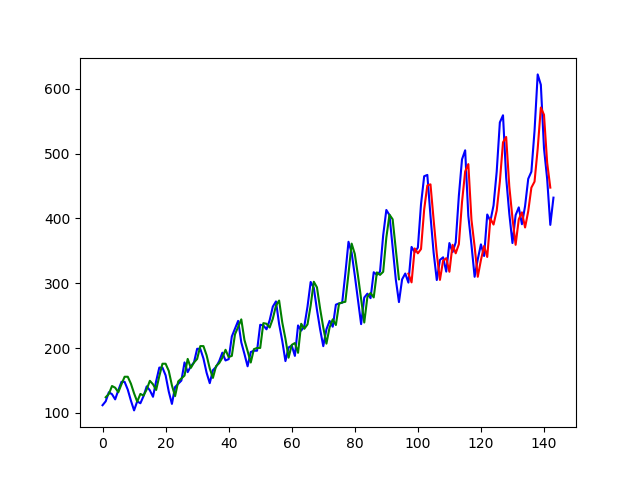

The Python source for this figure:
# -*- coding:utf-8 -*-
"""
@Author：Charles Van
@E-mail:  [email redacted]
@Time：2019/4/9 10:22
@Project:DeepLearning-Keras
@Filename:LSTM_regression.py
"""


import numpy as np
from matplotlib import pyplot as plt
from pandas import read_csv
import math
from keras.models import Sequential
from keras.layers import Dense,LSTM
from sklearn.preprocessing import MinMaxScaler
from sklearn.metrics import mean_squared_error

seed = 7
batch_size = 1
epochs = 100
fileName = 'international-airline-passengers.csv'
footer = 3
look_back = 1

def create_dataSet(dataSet):
	dataX,dataY = [],[]
	for i in range(len(dataSet) - look_back - 1):
		x = dataSet[i:i+look_back,0]
		dataX.append(x)
		y = dataSet[i + look_back,0]
		dataY.append(y)
		print("X: %s,Y: %s" % (x,y))
	return np.array(dataX),np.array(dataY)

def create_model():
	model = Sequential()
	model.add(LSTM(units=4,input_shape=(1,look_back)))
	model.add(Dense(units=1))
	model.compile(loss='mean_squared_error',optimizer='adam')
	return model

if __name__ == "__main__":
	# 设置随机数种子
	np.random.seed(seed)
	# 导入数据
	data = read_csv(fileName,usecols=[1],engine='python',skipfooter=footer)
	dataSet = data.values.astype('float32')
	# 标准化数据
	scaler = MinMaxScaler()
	dataSet = scaler.fit_transform(dataSet)
	train_size = int(len(dataSet) * 0.67)
	validation_size = len(dataSet) - train_size
	train,validation = dataSet[0:train_size,:],dataSet[train_size:len(dataSet),:]

	#创建dataSet，让数据产生相关性
	x_train,y_train = create_dataSet(train)
	x_validation,y_validation = create_dataSet(validation)

	# 将输入转化成[样本，时间步长，特征]
	x_train = np.reshape(x_train,(x_train.shape[0],1,x_train.shape[1]))
	x_validation = np.reshape(x_validation,(x_validation.shape[0],1,x_validation.shape[1]))

	# 训练模型
	model = create_model()
	model.fit(x_train,y_train,epochs=epochs,batch_size=batch_size,verbose=2)

	# 模型预测数据
	predict_train = model.predict(x_train)
	predict_validation = model.predict(x_validation)

	# 反标准化数据，目的是保证MSE的准确性
	predict_train = scaler.inverse_transform(predict_train)
	y_train = scaler.inverse_transform([y_train])
	predict_validation = scaler.inverse_transform(predict_validation)
	y_validation = scaler.inverse_transform([y_validation])

	# 评估模型
	train_score = math.sqrt(mean_squared_error(y_train[0],predict_train[:,0]))
	print("Train Score : %.2f RMSE" % train_score)
	validation_score = math.sqrt(mean_squared_error(y_validation[0],predict_validation[:,0]))
	print("Validation Score : %.2f RMSE" % validation_score)

	# 构建通过训练数据集进行预测的图表数据
	predict_train_plot = np.empty_like(dataSet)
	predict_train_plot[:,:] = np.nan
	predict_train_plot[look_back:len(predict_train) + look_back,:] = predict_train

	# 构建通过评估数据集进行预测的图表数据
	predict_validation_plot = np.empty_like(dataSet)
	predict_validation_plot[:,:] = np.nan
	predict_validation_plot[len(predict_train) + look_back * 2 + 1:len(dataSet) - 1,:] = predict_validation

	# 图表显示
	dataSet = scaler.inverse_transform(dataSet)
	plt.plot(dataSet,color = 'blue')
	plt.plot(predict_train_plot,color = 'green')
	plt.plot(predict_validation_plot,color='red')
	plt.savefig("LSTM_regression.png")
	plt.show()